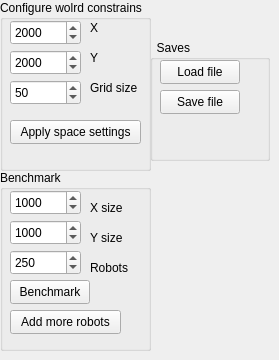
    <widget class="QWidget" name="_1World">
     <attribute name="title">
      <string>World</string>
     </attribute>
     <widget class="QGroupBox" name="groupBox_11">
      <property name="geometry">
       <rect>
        <x>0</x>
        <y>0</y>
        <width>151</width>
        <height>171</height>
       </rect>
      </property>
      <property name="title">
       <string>Configure wolrd constrains</string>
      </property>
      <widget class="QPushButton" name="btn_worldApplySize">
       <property name="geometry">
        <rect>
         <x>10</x>
         <y>120</y>
         <width>131</width>
         <height>24</height>
        </rect>
       </property>
       <property name="text">
        <string>Apply space settings</string>
       </property>
      </widget>
      <widget class="QLabel" name="label_11">
       <property name="geometry">
        <rect>
         <x>90</x>
         <y>50</y>
         <width>21</width>
         <height>16</height>
        </rect>
       </property>
       <property name="text">
        <string>Y</string>
       </property>
      </widget>
      <widget class="QSpinBox" name="sBox_worldc_sizeX">
       <property name="geometry">
        <rect>
         <x>10</x>
         <y>20</y>
         <width>71</width>
         <height>25</height>
        </rect>
       </property>
       <property name="maximum">
        <number>99999</number>
       </property>
       <property name="value">
        <number>2000</number>
       </property>
      </widget>
      <widget class="QLabel" name="label_10">
       <property name="geometry">
        <rect>
         <x>90</x>
         <y>20</y>
         <width>21</width>
         <height>16</height>
        </rect>
       </property>
       <property name="text">
        <string>X</string>
       </property>
      </widget>
      <widget class="QLabel" name="label_24">
       <property name="geometry">
        <rect>
         <x>90</x>
         <y>80</y>
         <width>51</width>
         <height>16</height>
        </rect>
       </property>
       <property name="text">
        <string>Grid size</string>
       </property>
      </widget>
      <widget class="QSpinBox" name="sBox_worldc_sizeY">
       <property name="geometry">
        <rect>
         <x>10</x>
         <y>50</y>
         <width>71</width>
         <height>25</height>
        </rect>
       </property>
       <property name="maximum">
        <number>99999</number>
       </property>
       <property name="value">
        <number>2000</number>
       </property>
      </widget>
      <widget class="QSpinBox" name="sBox_world_gridSize">
       <property name="geometry">
        <rect>
         <x>10</x>
         <y>80</y>
         <width>71</width>
         <height>25</height>
        </rect>
       </property>
       <property name="maximum">
        <number>99999</number>
       </property>
       <property name="value">
        <number>50</number>
       </property>
      </widget>
     </widget>
     <widget class="QGroupBox" name="groupBox_12">
      <property name="geometry">
       <rect>
        <x>0</x>
        <y>170</y>
        <width>151</width>
        <height>181</height>
       </rect>
      </property>
      <property name="title">
       <string>Benchmark</string>
      </property>
      <widget class="QPushButton" name="btn_worldAddMoreRobots">
       <property name="geometry">
        <rect>
         <x>10</x>
         <y>140</y>
         <width>111</width>
         <height>24</height>
        </rect>
       </property>
       <property name="text">
        <string>Add more robots</string>
       </property>
      </widget>
      <widget class="QSpinBox" name="sBox_world_benchMarkSizeX">
       <property name="geometry">
        <rect>
         <x>10</x>
         <y>20</y>
         <width>71</width>
         <height>25</height>
        </rect>
       </property>
       <property name="maximum">
        <number>99999</number>
       </property>
       <property name="value">
        <number>1000</number>
       </property>
      </widget>
      <widget class="QLabel" name="label_66">
       <property name="geometry">
        <rect>
         <x>90</x>
         <y>90</y>
         <width>81</width>
         <height>16</height>
        </rect>
       </property>
       <property name="text">
        <string>Robots</string>
       </property>
      </widget>
      <widget class="QSpinBox" name="sBox_world_robotsCount">
       <property name="geometry">
        <rect>
         <x>10</x>
         <y>80</y>
         <width>71</width>
         <height>25</height>
        </rect>
       </property>
       <property name="maximum">
        <number>99999</number>
       </property>
       <property name="value">
        <number>250</number>
       </property>
      </widget>
      <widget class="QLabel" name="label_64">
       <property name="geometry">
        <rect>
         <x>90</x>
         <y>30</y>
         <width>41</width>
         <height>16</height>
        </rect>
       </property>
       <property name="text">
        <string>X size</string>
       </property>
      </widget>
      <widget class="QPushButton" name="btn_loadBenchmark">
       <property name="geometry">
        <rect>
         <x>10</x>
         <y>110</y>
         <width>80</width>
         <height>24</height>
        </rect>
       </property>
       <property name="text">
        <string>Benchmark</string>
       </property>
      </widget>
      <widget class="QLabel" name="label_65">
       <property name="geometry">
        <rect>
         <x>90</x>
         <y>60</y>
         <width>41</width>
         <height>16</height>
        </rect>
       </property>
       <property name="text">
        <string>Y size</string>
       </property>
      </widget>
      <widget class="QSpinBox" name="sBox_world_benchMarkSizeY">
       <property name="geometry">
        <rect>
         <x>10</x>
         <y>50</y>
         <width>71</width>
         <height>25</height>
        </rect>
       </property>
       <property name="maximum">
        <number>99999</number>
       </property>
       <property name="value">
        <number>1000</number>
       </property>
      </widget>
     </widget>
     <widget class="QGroupBox" name="groupBox_7">
      <property name="geometry">
       <rect>
        <x>150</x>
        <y>40</y>
        <width>120</width>
        <height>121</height>
       </rect>
      </property>
      <property name="title">
       <string>  Saves</string>
      </property>
      <widget class="QPushButton" name="saveManger_btn_load">
       <property name="geometry">
        <rect>
         <x>10</x>
         <y>20</y>
         <width>80</width>
         <height>24</height>
        </rect>
       </property>
       <property name="text">
        <string>Load file</string>
       </property>
      </widget>
      <widget class="QPushButton" name="saveManager_btn_save">
       <property name="geometry">
        <rect>
         <x>10</x>
         <y>50</y>
         <width>80</width>
         <height>24</height>
        </rect>
       </property>
       <property name="text">
        <string>Save file</string>
       </property>
      </widget>
     </widget>
    </widget>
